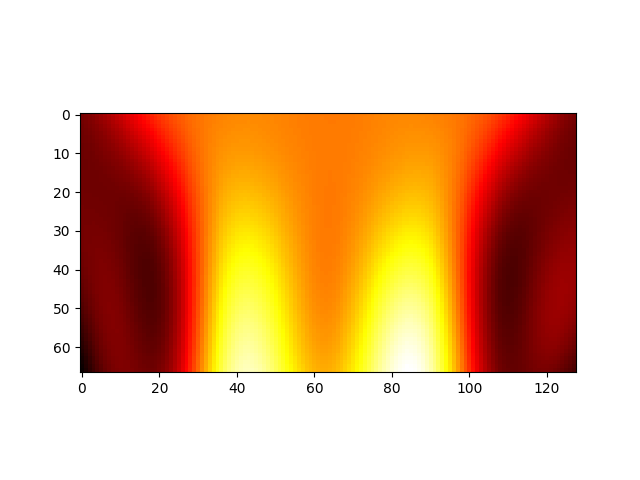

The script that saved this image:
import numpy as np
from kernels import *
import random
import matplotlib.pyplot as plt
import optax
import jax
import jax.numpy as jnp
from kernel_matrix import Kernel_matrix
from jax import vmap
from pyDOE import lhs

np.random.seed(0)
random.seed(0)


class GPRLatent:

    def __init__(self, X, y, X_col, jitter, X_test, Y_test):
        self.X = X
        self.y = y
        self.X_col = X_col
        self.jitter = jitter
        self.X_con = np.concatenate((X, X_col), axis=0)
        self.N = self.X.shape[0]
        self.N_col = self.X_col.shape[0]
        self.N_con = self.X_con.shape[0]
        self.K = RBF_kernel_u()
        self.optimizer = optax.adam(0.01)
        self.kernel_matrix = Kernel_matrix(self.jitter, self.K, "allen")
        self.X_test = X_test
        self.Y_test = Y_test

    def KL_term(self, mu, L, K):
        Ltril = jnp.tril(L)
        hh_expt = jnp.matmul(Ltril, Ltril.T) + jnp.matmul(mu, mu.T)
        kl = (0.5 * jnp.trace(jnp.linalg.solve(K, hh_expt)) + 0.5 * jnp.linalg.slogdet(K)[1] - 0.5 * jnp.sum(jnp.log(jnp.square(jnp.diag(Ltril)))))
        return kl

    def loss(self, params, key):
        ls = params['ls']
        mu = params['mu']
        L1 = params['L1']
        L2 = params['L2']
        log_v = params['log_v']
        log_tau = params['log_tau']
        x1_p = jnp.tile(self.X_con[:, 0].flatten(), (self.N_con, 1)).T
        x2_p = jnp.tile(self.X_con[:, 1].flatten(), (self.N_con, 1)).T
        X1_p = jnp.concatenate((x1_p.reshape((-1, 1)), x2_p.reshape((-1, 1))), axis=1)
        X2_p = jnp.concatenate((jnp.transpose(x1_p).reshape((-1, 1)), jnp.transpose(x2_p).reshape((-1, 1))), axis=1)
        K = self.kernel_matrix.get_kernel_matrx(X1_p, X2_p, jnp.exp(ls[0]), jnp.exp(ls[1]))
        A = jnp.linalg.cholesky(K)
        V = jnp.diag(jnp.exp(L1.reshape(-1))) + jnp.matmul(L2, L2.T)
        V_cho = jnp.linalg.cholesky(V)
        Ltril = V_cho
        eta = mu + jnp.matmul(Ltril, jax.random.normal(key, shape=(self.N_con * 3, 1)))
        f = jnp.matmul(A, eta)
        kl = self.KL_term(mu, Ltril, jnp.eye(self.N_con * 3))
        elbo = -kl + 0.5 * self.N * log_tau - 0.5 * jnp.exp(log_tau) * jnp.sum(jnp.square(f[:self.N].reshape(-1) - self.y.reshape(-1))) + 0.5 * self.N_col * log_v - 0.5 * jnp.exp(log_v) * jnp.sum(
            jnp.square(f[2 * self.N_con:3 * self.N_con].reshape(-1, 1) - 0.0001 * f[self.N_con:2 * self.N_con].reshape(-1, 1) + 5 * (f[:self.N_con]**3).reshape(-1, 1) - 5 * f[:self.N_con].reshape(-1, 1)))
        return (-elbo).sum()

    @partial(jit, static_argnums=(0,))
    def step(self, params, opt_state, key):
        loss, d_params = jax.value_and_grad(self.loss)(params, key)
        updates, opt_state = self.optimizer.update(d_params, opt_state, params)
        params = optax.apply_updates(params, updates)
        return params, opt_state, loss

    @partial(jit, static_argnums=(0,))
    def preds(self, params, Xte):
        ls = params['ls']
        mu = params['mu']
        L1 = params['L1']
        L2 = params['L2']
        x1_p = jnp.tile(self.X_con[:, 0].flatten(), (self.N_con, 1)).T
        x2_p = jnp.tile(self.X_con[:, 1].flatten(), (self.N_con, 1)).T
        X1_p = jnp.concatenate((x1_p.reshape((-1, 1)), x2_p.reshape((-1, 1))), axis=1)
        X2_p = jnp.concatenate((jnp.transpose(x1_p).reshape((-1, 1)), jnp.transpose(x2_p).reshape((-1, 1))), axis=1)
        K = self.kernel_matrix.get_kernel_matrx(X1_p, X2_p, jnp.exp(ls[0]), jnp.exp(ls[1]))
        A = jnp.linalg.cholesky(K)
        eta = mu
        f = jnp.matmul(A, eta)
        N_te = Xte.shape[0]
        x1_p = jnp.tile(Xte[:, 0].flatten(), (self.N_con, 1)).T
        x2_p = jnp.tile(Xte[:, 1].flatten(), (self.N_con, 1)).T
        X1_p = jnp.concatenate((x1_p.reshape((-1, 1)), x2_p.reshape((-1, 1))), axis=1)
        x1_p = jnp.tile(self.X_con[:, 0].flatten(), (N_te, 1)).T
        x2_p = jnp.tile(self.X_con[:, 1].flatten(), (N_te, 1)).T
        X2_p = jnp.concatenate((jnp.transpose(x1_p).reshape((-1, 1)), jnp.transpose(x2_p).reshape((-1, 1))), axis=1)
        K_u = vmap(self.K.kappa, (0, 0, 0, 0, None, None))(X1_p[:, 0], X1_p[:, 1], X2_p[:, 0], X2_p[:, 1], jnp.exp(ls[0]), jnp.exp(ls[1])).reshape(N_te, self.N_con)
        K_u_x1x1 = vmap(self.K.DD_y1_kappa, (0, 0, 0, 0, None, None))(X1_p[:, 0], X1_p[:, 1], X2_p[:, 0], X2_p[:, 1], jnp.exp(ls[0]), jnp.exp(ls[1])).reshape(N_te, self.N_con)
        K_u_x2 = vmap(self.K.D_y2_kappa, (0, 0, 0, 0, None, None))(X1_p[:, 0], X1_p[:, 1], X2_p[:, 0], X2_p[:, 1], jnp.exp(ls[0]), jnp.exp(ls[1])).reshape(N_te, self.N_con)
        temp = jnp.concatenate((K_u, K_u_x1x1, K_u_x2), axis=1)
        preds = jnp.matmul(temp, jnp.linalg.solve(K, f))
        K_cho = jnp.linalg.cholesky(K)
        V = jnp.diag(jnp.exp(L1.reshape(-1))) + jnp.matmul(L2, L2.T)
        V_cho = jnp.linalg.cholesky(V)
        temp1 = jnp.linalg.solve(K_cho.T, V_cho)
        temp2 = jnp.matmul(temp1, temp1.T)
        pred_stds = (1 + self.jitter - (temp * jnp.linalg.solve(K, temp.T).T).sum(1) + (temp * jnp.matmul(temp2, temp.T).T).sum(1))
        return preds, pred_stds

    def train(self, iter):
        key = jax.random.PRNGKey(0)
        params = {
            "ls": np.array([0.0, 0.0]),
            "log_v": np.array([0.0]),
            "log_tau": np.array([0.0]),
            "mu": np.zeros((self.N_con * 3, 1)),
            "L1": -1 * np.ones((self.N_con * 3, 1)),
            "L2": 1 * np.zeros((self.N_con * 3, self.N_con * 3)),
        }
        opt_state = self.optimizer.init(params)
        min_err = 1.0
        for i in range(iter):
            key, sub_key = jax.random.split(key)
            params, opt_state, loss = self.step(params, opt_state, sub_key)
            if i % 10 == 0:
                preds, pred_stds = self.preds(params, self.X_test)
                err = jnp.sqrt(jnp.mean(jnp.square(preds.reshape((-1, 1)) - self.Y_test.reshape((-1, 1)))))
                if (err < min_err):
                    min_err = err
                    print("It ", i, "Found min RMSE ", err)
                    plt.imshow(preds.reshape((67, 128)), cmap="hot")
                    plt.savefig("allen")
                    plt.clf()
                    plt.imshow(pred_stds.reshape((67, 128)), cmap="hot")
                    plt.savefig("allen_var")
                    plt.clf()


import pandas as pd


def test(M):
    infile1 = "./Data/AllenCahnTrain.csv"
    infile2 = "./Data/AllenCahnTest.csv"
    X_train = ((pd.read_csv(infile1)).to_numpy()[:, :-1])
    Y_train = (pd.read_csv(infile1)).to_numpy()[:, -1].reshape(-1, 1)
    X_test = (pd.read_csv(infile2)).to_numpy()[:, :-1]
    Y_test = (pd.read_csv(infile2)).to_numpy()[:, -1].reshape(-1, 1)
    lb = X_test.min(axis=0)
    ub = X_test.max(axis=0)
    X_col = lb + (ub - lb) * lhs(2, M)
    model_PIGP = GPRLatent(X_train, Y_train, X_col, 1e-6, X_test, Y_test)
    np.random.seed(123)
    random.seed(123)
    nepoch = 2000000
    model_PIGP.train(nepoch)


test(100)